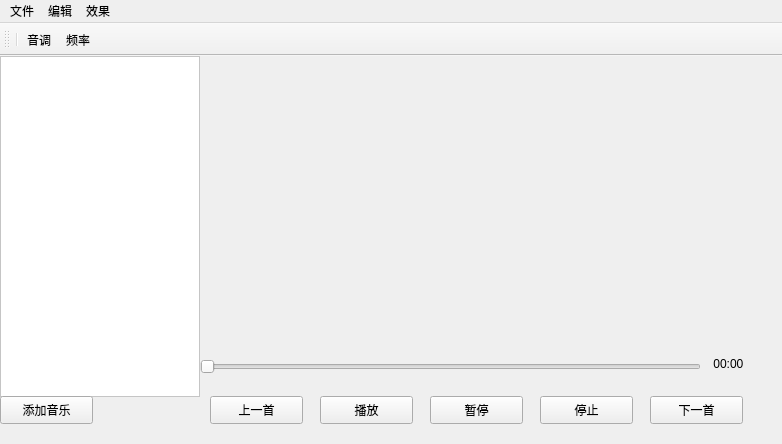
<?xml version="1.0" encoding="UTF-8"?>
<ui version="4.0">
 <class>MainWindow</class>
 <widget class="QMainWindow" name="MainWindow">
  <property name="geometry">
   <rect>
    <x>0</x>
    <y>0</y>
    <width>782</width>
    <height>444</height>
   </rect>
  </property>
  <property name="windowTitle">
   <string>音频播放器</string>
  </property>
  <property name="styleSheet">
   <string notr="true"/>
  </property>
  <widget class="QWidget" name="centralWidget">
   <widget class="CurvePlot" name="ploter" native="true">
    <property name="geometry">
     <rect>
      <x>200</x>
      <y>0</y>
      <width>582</width>
      <height>211</height>
     </rect>
    </property>
   </widget>
   <widget class="QListWidget" name="listWidget">
    <property name="geometry">
     <rect>
      <x>0</x>
      <y>0</y>
      <width>200</width>
      <height>341</height>
     </rect>
    </property>
    <property name="maximumSize">
     <size>
      <width>200</width>
      <height>16777215</height>
     </size>
    </property>
    <property name="font">
     <font>
      <pointsize>12</pointsize>
     </font>
    </property>
    <property name="styleSheet">
     <string notr="true">QListWidget::item{height: 40px}

QListWidget {
	background-color: rgb(255, 255, 255);
}</string>
    </property>
    <property name="horizontalScrollBarPolicy">
     <enum>Qt::ScrollBarAlwaysOff</enum>
    </property>
   </widget>
   <widget class="QLabel" name="PositionLable">
    <property name="geometry">
     <rect>
      <x>710</x>
      <y>300</y>
      <width>48</width>
      <height>16</height>
     </rect>
    </property>
    <property name="sizePolicy">
     <sizepolicy hsizetype="Preferred" vsizetype="Fixed">
      <horstretch>0</horstretch>
      <verstretch>0</verstretch>
     </sizepolicy>
    </property>
    <property name="text">
     <string> 00:00</string>
    </property>
   </widget>
   <widget class="QPushButton" name="AddMuiscButton">
    <property name="geometry">
     <rect>
      <x>0</x>
      <y>340</y>
      <width>93</width>
      <height>28</height>
     </rect>
    </property>
    <property name="text">
     <string>添加音乐</string>
    </property>
   </widget>
   <widget class="QSlider" name="horizontalSlider">
    <property name="geometry">
     <rect>
      <x>200</x>
      <y>300</y>
      <width>501</width>
      <height>22</height>
     </rect>
    </property>
    <property name="orientation">
     <enum>Qt::Horizontal</enum>
    </property>
   </widget>
   <widget class="CurvePlot" name="ploterAll" native="true">
    <property name="geometry">
     <rect>
      <x>200</x>
      <y>220</y>
      <width>581</width>
      <height>40</height>
     </rect>
    </property>
    <property name="maximumSize">
     <size>
      <width>16777215</width>
      <height>40</height>
     </size>
    </property>
   </widget>
   <widget class="QPushButton" name="LastButton">
    <property name="geometry">
     <rect>
      <x>210</x>
      <y>340</y>
      <width>93</width>
      <height>28</height>
     </rect>
    </property>
    <property name="text">
     <string>上一首</string>
    </property>
   </widget>
   <widget class="QPushButton" name="PlayButton">
    <property name="geometry">
     <rect>
      <x>320</x>
      <y>340</y>
      <width>93</width>
      <height>28</height>
     </rect>
    </property>
    <property name="text">
     <string>播放</string>
    </property>
   </widget>
   <widget class="QPushButton" name="PauseButton">
    <property name="geometry">
     <rect>
      <x>430</x>
      <y>340</y>
      <width>93</width>
      <height>28</height>
     </rect>
    </property>
    <property name="text">
     <string>暂停</string>
    </property>
   </widget>
   <widget class="QPushButton" name="stopButton">
    <property name="geometry">
     <rect>
      <x>540</x>
      <y>340</y>
      <width>93</width>
      <height>28</height>
     </rect>
    </property>
    <property name="text">
     <string>停止</string>
    </property>
   </widget>
   <widget class="QPushButton" name="NextButton">
    <property name="geometry">
     <rect>
      <x>650</x>
      <y>340</y>
      <width>93</width>
      <height>28</height>
     </rect>
    </property>
    <property name="text">
     <string>下一首</string>
    </property>
   </widget>
   <widget class="QLabel" name="MusicName">
    <property name="geometry">
     <rect>
      <x>210</x>
      <y>270</y>
      <width>381</width>
      <height>20</height>
     </rect>
    </property>
    <property name="text">
     <string/>
    </property>
   </widget>
  </widget>
  <widget class="QMenuBar" name="menuBar">
   <property name="geometry">
    <rect>
     <x>0</x>
     <y>0</y>
     <width>782</width>
     <height>26</height>
    </rect>
   </property>
   <widget class="QMenu" name="menu">
    <property name="title">
     <string>文件</string>
    </property>
   </widget>
   <widget class="QMenu" name="menu_2">
    <property name="title">
     <string>编辑</string>
    </property>
   </widget>
   <widget class="QMenu" name="menu_3">
    <property name="title">
     <string>效果</string>
    </property>
    <addaction name="actionTone"/>
    <addaction name="actionFrequency"/>
   </widget>
   <addaction name="menu"/>
   <addaction name="menu_2"/>
   <addaction name="menu_3"/>
  </widget>
  <widget class="QToolBar" name="mainToolBar">
   <attribute name="toolBarArea">
    <enum>TopToolBarArea</enum>
   </attribute>
   <attribute name="toolBarBreak">
    <bool>false</bool>
   </attribute>
   <addaction name="separator"/>
   <addaction name="actionTone"/>
   <addaction name="actionFrequency"/>
  </widget>
  <action name="actionTone">
   <property name="text">
    <string>音调</string>
   </property>
  </action>
  <action name="actionFrequency">
   <property name="text">
    <string>频率</string>
   </property>
  </action>
 </widget>
 <layoutdefault spacing="6" margin="11"/>
 <customwidgets>
  <customwidget>
   <class>CurvePlot</class>
   <extends>QWidget</extends>
   <header location="global">CurvePlot.h</header>
   <container>1</container>
  </customwidget>
 </customwidgets>
 <resources/>
 <connections/>
</ui>
